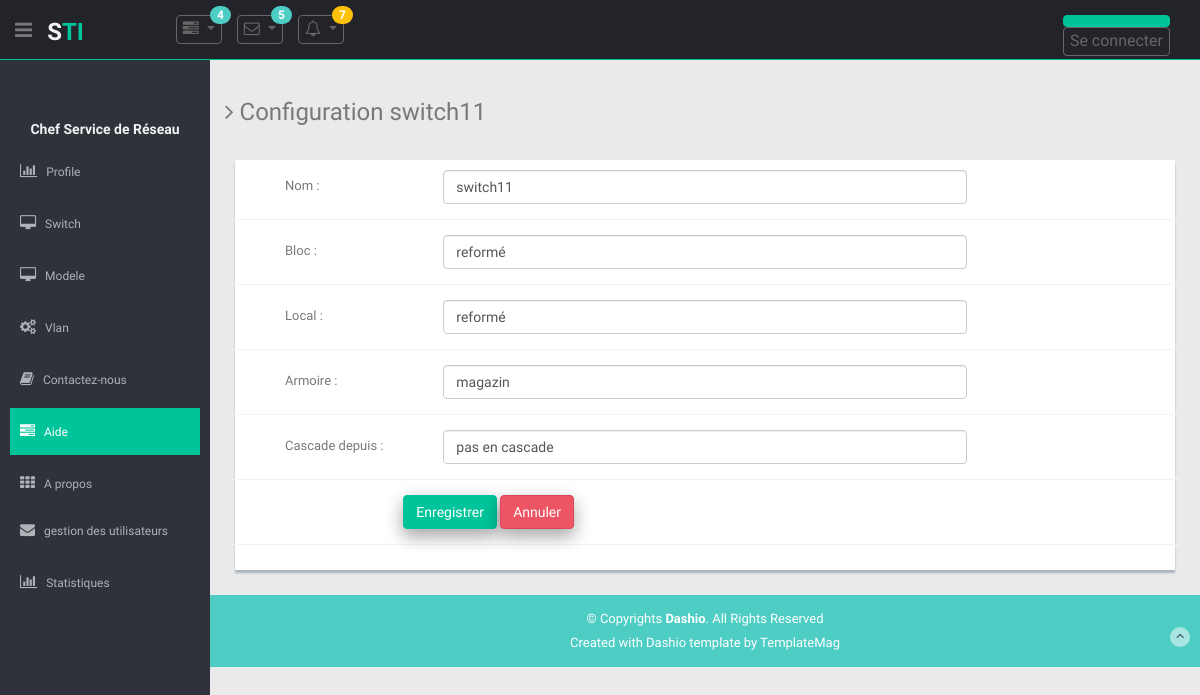
/app_principal/switch/24/configurer, run on the app's committed database.
### app_principal/models.py (models this page shows, shortened)
class switch(models.Model):  # on peut creer les ports d'un switch a partir d'un objet "switch" : switch_objet.port_set.create(num_port=...,type_port=...etc)
    passif = 'passif'
    actif = 'actif'
    reforme = 'reformé'
    choix_etat = [
        (passif, 'passif'),
        (actif, 'actif'),
        (reforme, 'reformé'),
    ]
    nom = models.CharField(max_length=50)
    marque = models.CharField(max_length=50, default='Cisco')
    modele = models.CharField(max_length=50)
    bloc = models.CharField(max_length=25, default="pas configuré")
    local = models.CharField(max_length=25, default="magazin")
    armoire = models.CharField(max_length=25, default="pas configuré")
    inventaire = models.CharField(max_length=50, unique=True,)
    serie = models.CharField(max_length=25, unique=True,)
    mac = models.CharField(max_length=25, unique=True,)
    password=models.CharField('Mot de passe',max_length=100,default="")
    preced = models.CharField(
        'Cascade depuis', max_length=50, blank=True, default="pas en cascade")
    date_achat = models.DateField("Date d'achat",
                                  blank=True,
                                  null=True,
                                  )
    etat = models.CharField(
        max_length=10,
        choices=choix_etat,
        default=passif,
    )
    vlans=models.CharField(
        'VLANs associés', max_length=350, blank=True, default="/ ")

### app_principal/views.py (the view)
# urls.py: path('switch/<int:switch_id>/configurer',views.switchConfig,name='config_switch'),
def switchConfig(request, switch_id):
    s = get_object_or_404(switch, id=switch_id)
    if request.method == 'POST':  # si le switch d'id = switch_id n'existe pas on renvoie 404
        form = switchConfigForm(request.POST, instance=s)
        if form.is_valid():
            form.save()
            if s.etat == switch.passif:
                s.etat = switch.actif
                s.save()
            return redirect('./port_tab/', id)
    else:
        form = switchConfigForm(instance=s)
    return render(request,
                  'app_principal/form_validation.html',
                  {'form': form, 'choix': 'switch','objet':s.nom, 'operation': 'Configuration', })

### app_principal/forms.py
class switchConfigForm(forms.ModelForm):
        class Meta:
            model= switch
            fields = ['nom','bloc','local','armoire','preced']
            widgets = {
                'nom': forms.TextInput(attrs={'class':'form-control'},),
                'bloc': forms.TextInput(attrs={'class':'form-control'},),
                'local': forms.TextInput(attrs={'class':'form-control'},),
                'armoire': forms.TextInput(attrs={'class':'form-control'},),
                'preced': forms.TextInput(attrs={'class':'form-control'},),
            }

### app_principal/templates/app_principal/form_validation.html (shortened to what this page needs)
{% extends "base.html" %}
{% load static %}
  {% block content %}
<div class="wrapper">
  <h3><i class="fa fa-angle-right"></i> {{ operation }} {{ objet }}</h3>
  <div class="row mt">
    <div class="col-lg-12">
        <div class="form-panel">
          <div class="form">
            <form method="post" class="cmxform form-horizontal style-form" >
                {% for field in form %}
                  <div class="form-group" style="display:flex;flex-direction: row;" >
                    <div class="control-label col-lg-2" style="margin-left: 40px;">
                    {{ field.label_tag }}
                    </div>
                    <div class="col-lg-7">
                      {{field}}
                    </div>
                    <br>
                  </div>
                {% endfor %}
                <div class="form-group">
                  <div class="col-lg-offset-2 col-lg-10">
                    {% if operation == "supression"%}
                    <button class="btn btn-theme" id="" type="button" data-toggle="modal" data-target="#exampleModal">Supprimer</button>
                    {% elif operation == "Ajout"%}
                    <button class="btn btn-theme" id="" type="button" data-toggle="modal" data-target="#exampleModal">Ajouter</button>
                    {% else %}
                    <button class="btn btn-theme" id="" type="button" data-toggle="modal" data-target="#exampleModal">Enregistrer</button>
                    {% endif %}
                    {% if choix == "switch" %}
                    <a href="{% url 'app_principal:switch' %}" class="btn btn-theme04" type="button">Annuler</a>
                    {% endif %}
                  </div>
                </div>
            </form>
          </div>
        </div>
      </div>
    </div>
  </div>
  {% endblock %}

### app_principal/static/css/style.css (style rules this page uses)
body { color: #797979; background: #eaeaea; font-family: 'Ruda', sans-serif; padding: 0px !important; margin: 0px !important; font-size:13px; }
.btn { box-shadow: 0 8px 16px 0 rgba(0,0,0,0.2), 0 6px 20px 0 rgba(0,0,0,0.19); color:#00C49A ; background-color:#00C49A ; }
a, a:hover, a:focus { text-decoration: none; outline: none; }
.btn-theme { color: #fff; background-color: #00C49A; border-color:#00C49A; }
.btn-theme04 { color: #fff; background-color: #ed5565; border-color: #da4453; }
.mt { margin-top: 25px; }
.wrapper { display: inline-block; margin-top: 60px; padding-left: 15px; padding-right: 15px; padding-bottom: 15px; padding-top: 0px; width: 100%; }
.form-panel { background: #ffffff; margin: 10px; padding: 10px; box-shadow: 0px 3px 2px #aab2bd; text-align: left; }
label { font-weight: 400; }
.form-horizontal.style-form .form-group { border-bottom: 1px solid #eff2f7; padding-bottom: 15px; margin-bottom: 15px; }
@media (min-width: 768px) { .form-horizontal .control-label { text-align: left; } }

### data on the page
switch: nom "switch11", form "switch11" "reformé" "reformé" "magazin" "pas en cascade"

### other printed values
{{ operation }} "Configuration"
{{ field.label_tag }} "Nom :" "Bloc :" "Local :" "Armoire :" "Cascade depuis :"
